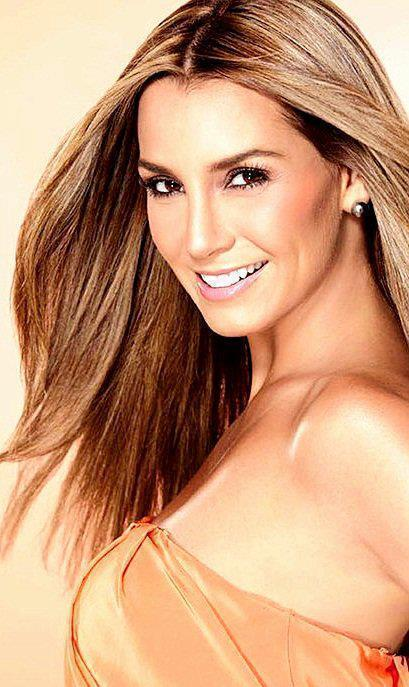
#> input picture image.jpg, 409 x 687 px; the run also reads 1 picture not shown here
$ jupyter execute Try.ipynb   (shell and % lines are left out)
#> lines starting #> are read from the running program, lines starting #| are printed output that depends on the picture
[cell 1]
import numpy as np
import cv2
import os
face_cascade = cv2.CascadeClassifier("D:\opencv\opencv\data\haarcascades\haarcascade_frontalface_default.xml")
eye_cascade = cv2.CascadeClassifier("D:\opencv\opencv\data\haarcascades\haarcascade_eye.xml")

[cell 2]
img = cv2.imread("image.jpg")
#> img is the input picture: shape (687, 409, 3); mean B, G, R 120.4, 154.1, 202.3
gray = cv2.cvtColor(img, cv2.COLOR_BGR2GRAY)
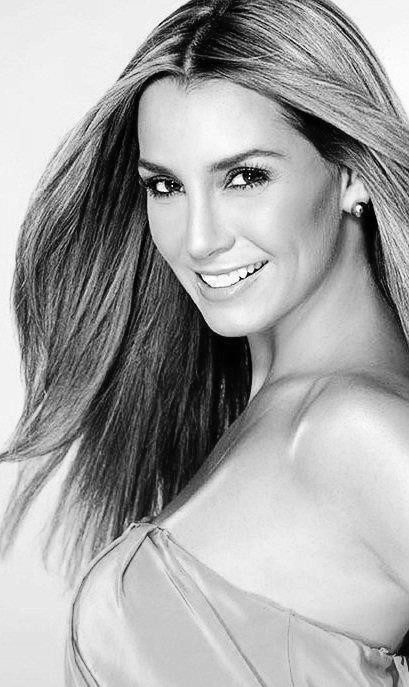
#> gray: shape (687, 409); min 0, max 255, mean 164.7
faces = face_cascade.detectMultiScale(gray, 1.3, 5)
#> faces = [[102, 100, 212, 212]]
for (x,y,w,h) in faces:
    roi_gray = gray[y:y+h, x:x+w]
    roi_color = img[y:y+h, x:x+w]
#> this loop made 1 pass
#> pass 1, `roi_gray = gray[y:y+h, x:x+w]`:
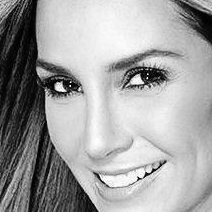
#> roi_gray: shape (212, 212); min 0, max 255, mean 160.7
#> pass 1, `roi_color = img[y:y+h, x:x+w]`:
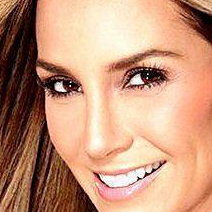
#> roi_color: shape (212, 212, 3); mean B, G, R 122.4, 149.8, 196.6
cv2.imwrite('faces_detected.jpg', img)
cv2.waitKey(0)
cv2.destroyAllWindows()

[cell 3]
for (x,y,w,h) in faces:
    #r = max(w,h) / 2
    centerx = x + w / 2
    centery = y + h / 2
    nx = int (centerx - 150)
    ny = int (centery - 150)
    nr = int (150*2)

    faceimg = img[ny:ny+nr,nx:nx+nr]
    lastimg = cv2.resize(faceimg, (256,256))
#> this loop made 1 pass
#> (x, y, w, h, centerx, centery, nx, ny) on pass 1: (102, 100, 212, 212, 208, 206, 58, 56)
#> pass 1, `faceimg = img[ny:ny+nr,nx:nx+nr]`:
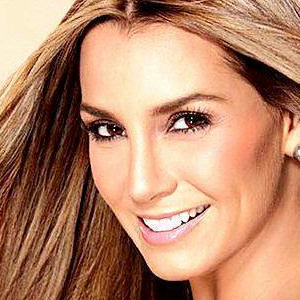
#> faceimg: shape (300, 300, 3); mean B, G, R 107.9, 135.9, 184.8
#> pass 1, `lastimg = cv2.resize(faceimg, (256,256))`:
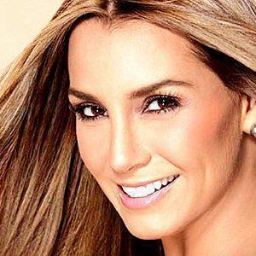
#> lastimg: shape (256, 256, 3); mean B, G, R 107.7, 135.8, 184.6
    #cv2.imwrite("%d%d%d%d%d%d.jpg" %i %j %k %l %m,lastimg)

[cell 4]
entries = os.listdir('datatry/')
for e in entries:
    img = cv2.imread('datatry/'+str(e))
    gray = cv2.cvtColor(img, cv2.COLOR_BGR2GRAY)
    faces = face_cascade.detectMultiScale(gray, 1.3, 5)
    i = 0
    for (x,y,w,h) in faces:
        centerx = x + w / 2
        centery = y + h / 2
        nx = int (centerx - 150)
        ny = int (centery - 150)
        nr = int (150*2)
        if (i == 0):
            faceimg = img[ny:ny+nr,nx:nx+nr]
            lastimg = faceimg
            cv2.imwrite('tryout/'+str(e),cv2.imread('datatry/'+str(e)))
            i += 1
        else:
            faceimg = img[ny:ny+nr,nx:nx+nr]
            if (faceimg is lastimg):
                cv2.imwrite('tryout/'+str(e),cv2.imread('datatry/'+str(e)))
                lastimg = faceimg
#> pass 2 of the loop `for e in entries:`:
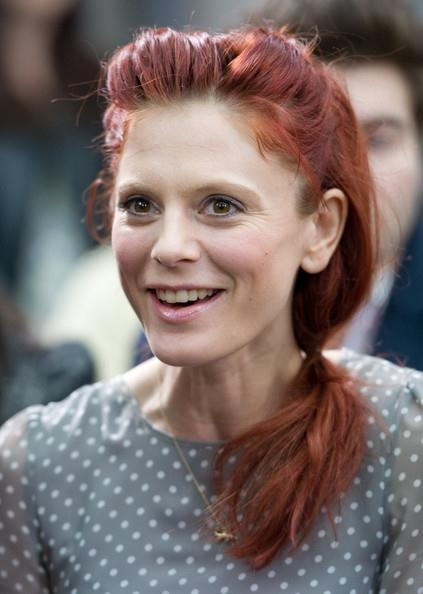
#> input picture datatry/000002.jpg, 423 x 594 px
#> img is the input picture: shape (594, 423, 3); mean B, G, R 106.7, 109.2, 123.5
#> `gray = cv2.cvtColor(img, cv2.COLOR_BGR2GRAY)`:
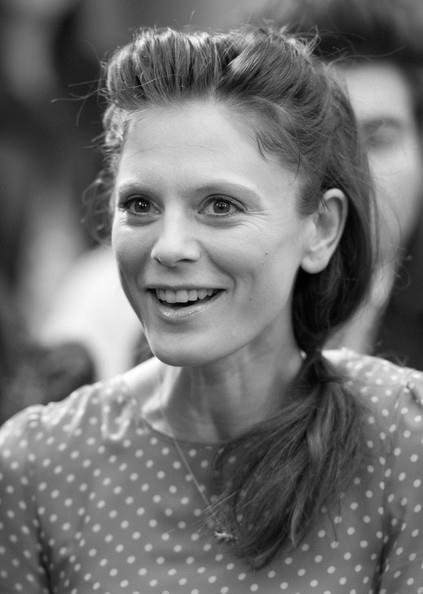
#> gray: shape (594, 423); min 0, max 255, mean 113.2
#> `faces = face_cascade.detectMultiScale(gray, 1.3, 5)`: faces = [[65, 114, 235, 235]]
#> `centerx = x + w / 2`: centerx = 182.5
#> `centery = y + h / 2`: centery = 231.5
#> `nx = int (centerx - 150)`: nx = 32
#> `ny = int (centery - 150)`: ny = 81
#> `faceimg = img[ny:ny+nr,nx:nx+nr]`:
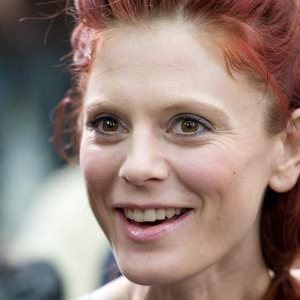
#> faceimg: shape (300, 300, 3); mean B, G, R 121.5, 129.7, 150.7
#> pass 3 of the loop `for e in entries:`:
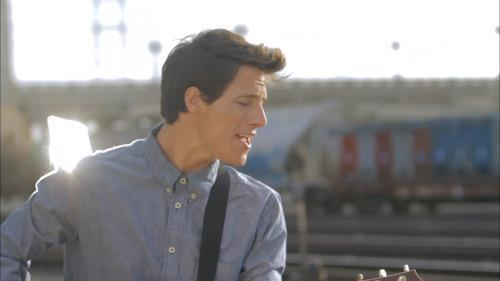
#> input picture datatry/000003.jpg, 500 x 281 px
#> img is the input picture: shape (281, 500, 3); mean B, G, R 140.5, 140.9, 143.1
#> `gray = cv2.cvtColor(img, cv2.COLOR_BGR2GRAY)`:
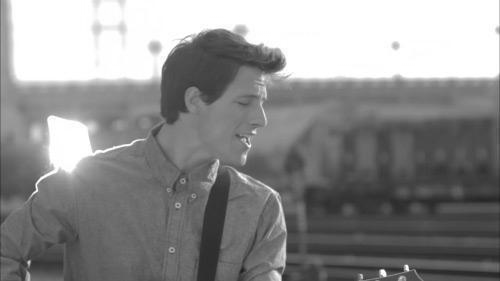
#> gray: shape (281, 500); min 30, max 255, mean 141.5
#> `faces = face_cascade.detectMultiScale(gray, 1.3, 5)`: faces = ()
